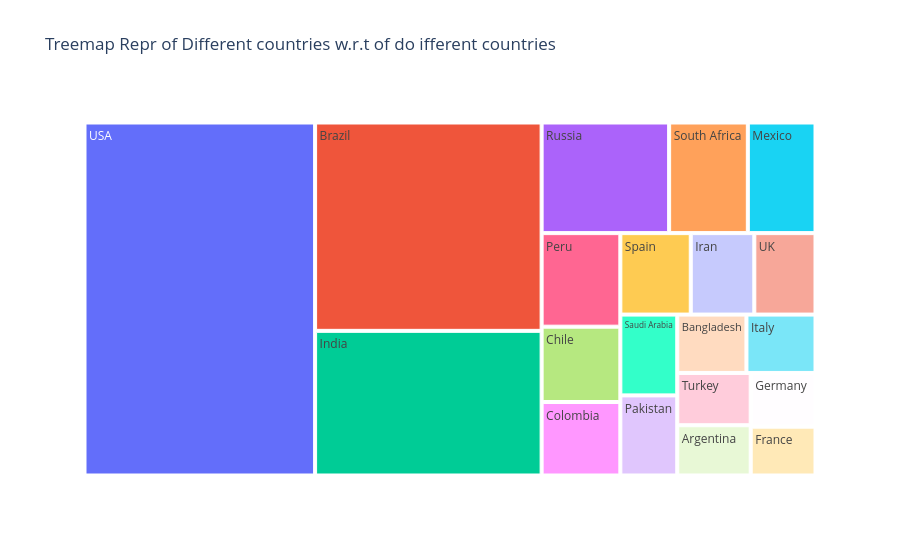
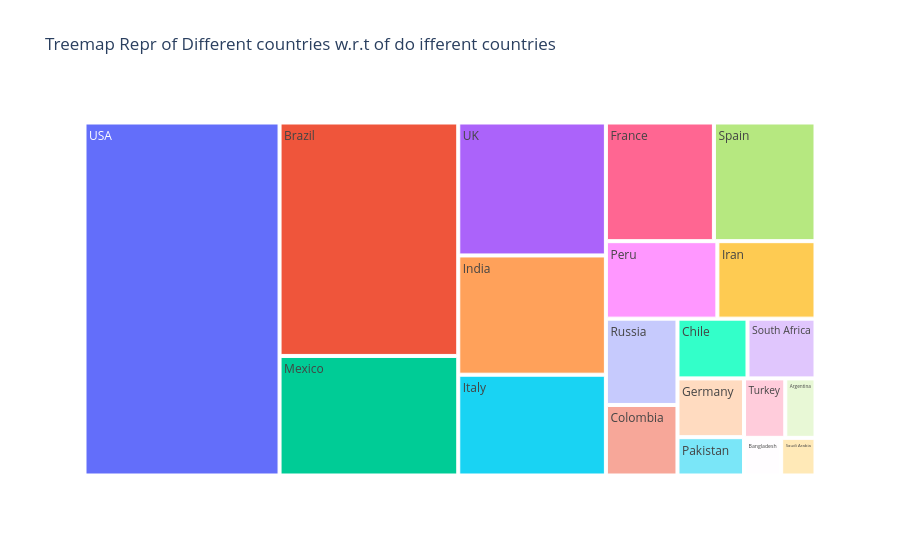
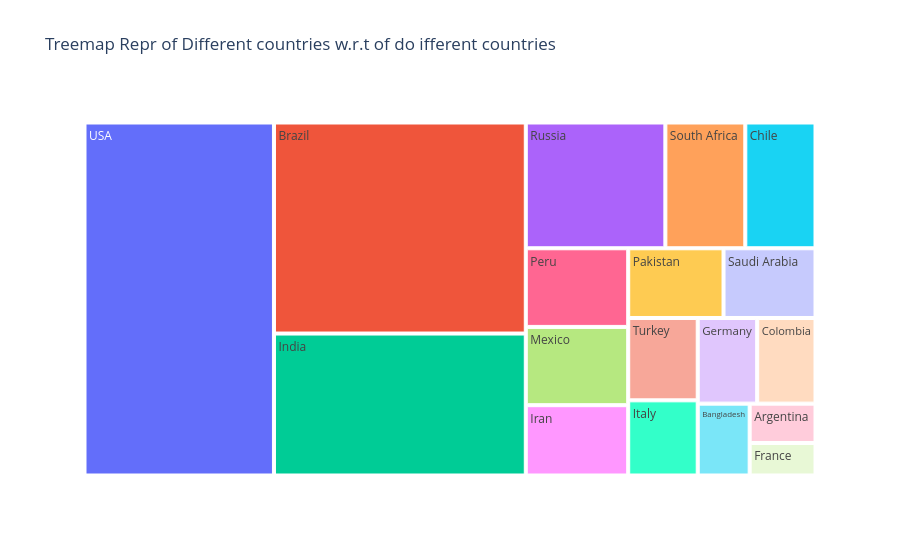
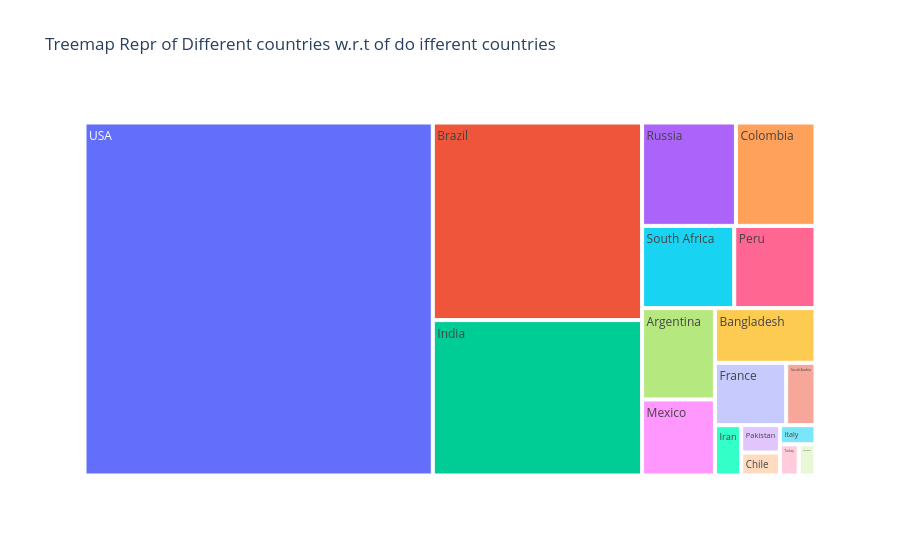

The notebook cell saved with these charts, in order:
### Code cell
columns=['TotalCases','TotalDeaths','TotalRecovered','ActiveCases']

for i in columns:
    fig = px.treemap(world_data.iloc[0:20],values=i,path=['Country/Region'],title='Treemap Repr of Different countries w.r.t of do ifferent countries')
    fig.show()

### Figure 1 — Plotly figure (JSON) as saved in the notebook; plotly's stock layout.template omitted (floating-point values rounded to 4 significant figures)
{"data": [{"branchvalues": "total", "domain": {"x": [0, 1], "y": [0, 1]}, "hovertemplate": "labels=%{label}<br>TotalCases=%{value}<br>parent=%{parent}<br>id=%{id}<extra></extra>", "ids": ["USA", "Brazil", "India", "Russia", "South Africa", "Mexico", "Peru", "Chile", "Colombia", "Spain", "Iran", "UK", "Saudi Arabia", "Pakistan", "Bangladesh", "Italy", "Turkey", "Argentina", "Germany", "France"], "labels": ["USA", "Brazil", "India", "Russia", "South Africa", "Mexico", "Peru", "Chile", "Colombia", "Spain", "Iran", "UK", "Saudi Arabia", "Pakistan", "Bangladesh", "Italy", "Turkey", "Argentina", "Germany", "France"], "name": "", "parents": ["", "", "", "", "", "", "", "", "", "", "", "", "", "", "", "", "", "", "", ""], "type": "treemap", "values": [5032000.0, 2918000.0, 2025000.0, 871900.0, 538200.0, 462700.0, 455400.0, 366700.0, 357700.0, 354500.0, 320100.0, 308100.0, 284200.0, 281900.0, 249700.0, 249200.0, 237300.0, 228200.0, 215200.0, 195600.0]}], "layout": {"legend": {"tracegroupgap": 0}, "title": {"text": "Treemap Repr of Different countries w.r.t of do ifferent countries"}}}

### Figure 2 — Plotly figure (JSON) as saved in the notebook; plotly's stock layout.template omitted (floating-point values rounded to 4 significant figures)
{"data": [{"branchvalues": "total", "domain": {"x": [0, 1], "y": [0, 1]}, "hovertemplate": "labels=%{label}<br>TotalDeaths=%{value}<br>parent=%{parent}<br>id=%{id}<extra></extra>", "ids": ["USA", "Brazil", "India", "Russia", "South Africa", "Mexico", "Peru", "Chile", "Colombia", "Spain", "Iran", "UK", "Saudi Arabia", "Pakistan", "Bangladesh", "Italy", "Turkey", "Argentina", "Germany", "France"], "labels": ["USA", "Brazil", "India", "Russia", "South Africa", "Mexico", "Peru", "Chile", "Colombia", "Spain", "Iran", "UK", "Saudi Arabia", "Pakistan", "Bangladesh", "Italy", "Turkey", "Argentina", "Germany", "France"], "name": "", "parents": ["", "", "", "", "", "", "", "", "", "", "", "", "", "", "", "", "", "", "", ""], "type": "treemap", "values": [162800.0, 98640.0, 41640.0, 14610.0, 9604.0, 50520.0, 20420.0, 9889.0, 11940.0, 28500.0, 17980.0, 46410.0, 3055.0, 6035.0, 3306.0, 35190.0, 5798.0, 4251.0, 9252.0, 30310.0]}], "layout": {"legend": {"tracegroupgap": 0}, "title": {"text": "Treemap Repr of Different countries w.r.t of do ifferent countries"}}}

### Figure 3 — Plotly figure (JSON) as saved in the notebook; plotly's stock layout.template omitted (floating-point values rounded to 4 significant figures)
{"data": [{"branchvalues": "total", "domain": {"x": [0, 1], "y": [0, 1]}, "hovertemplate": "labels=%{label}<br>TotalRecovered=%{value}<br>parent=%{parent}<br>id=%{id}<extra></extra>", "ids": ["USA", "Brazil", "India", "Russia", "South Africa", "Mexico", "Peru", "Chile", "Colombia", "Spain", "Iran", "UK", "Saudi Arabia", "Pakistan", "Bangladesh", "Italy", "Turkey", "Argentina", "Germany", "France"], "labels": ["USA", "Brazil", "India", "Russia", "South Africa", "Mexico", "Peru", "Chile", "Colombia", "Spain", "Iran", "UK", "Saudi Arabia", "Pakistan", "Bangladesh", "Italy", "Turkey", "Argentina", "Germany", "France"], "name": "", "parents": ["", "", "", "", "", "", "", "", "", "", "", "", "", "", "", "", "", "", "", ""], "type": "treemap", "values": [2577000.0, 2048000.0, 1377000.0, 676400.0, 387300.0, 308800.0, 310300.0, 340200.0, 192400.0, 0.0, 277500.0, 0.0, 247100.0, 256100.0, 143800.0, 201300.0, 220500.0, 99850.0, 196200.0, 82460.0]}], "layout": {"legend": {"tracegroupgap": 0}, "title": {"text": "Treemap Repr of Different countries w.r.t of do ifferent countries"}}}

### Figure 4 — Plotly figure (JSON) as saved in the notebook; plotly's stock layout.template omitted (floating-point values rounded to 4 significant figures)
{"data": [{"branchvalues": "total", "domain": {"x": [0, 1], "y": [0, 1]}, "hovertemplate": "labels=%{label}<br>ActiveCases=%{value}<br>parent=%{parent}<br>id=%{id}<extra></extra>", "ids": ["USA", "Brazil", "India", "Russia", "South Africa", "Mexico", "Peru", "Chile", "Colombia", "Spain", "Iran", "UK", "Saudi Arabia", "Pakistan", "Bangladesh", "Italy", "Turkey", "Argentina", "Germany", "France"], "labels": ["USA", "Brazil", "India", "Russia", "South Africa", "Mexico", "Peru", "Chile", "Colombia", "Spain", "Iran", "UK", "Saudi Arabia", "Pakistan", "Bangladesh", "Italy", "Turkey", "Argentina", "Germany", "France"], "name": "", "parents": ["", "", "", "", "", "", "", "", "", "", "", "", "", "", "", "", "", "", "", ""], "type": "treemap", "values": [2293000.0, 771300.0, 606400.0, 180900.0, 141300.0, 103300.0, 124600.0, 16610.0, 153400.0, 0.0, 24680.0, 0.0, 34080.0, 19770.0, 102500.0, 12690.0, 10920.0, 124100.0, 9758.0, 82860.0]}], "layout": {"legend": {"tracegroupgap": 0}, "title": {"text": "Treemap Repr of Different countries w.r.t of do ifferent countries"}}}
